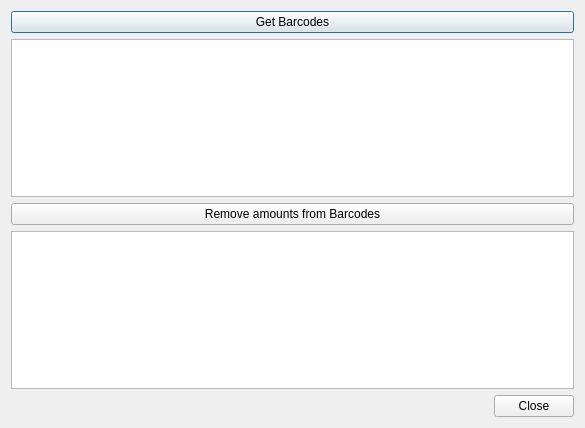
<?xml version="1.0" encoding="UTF-8"?>
<ui version="4.0">
 <class>BarcodeAmountRemover</class>
 <widget class="QDialog" name="BarcodeAmountRemover">
  <property name="geometry">
   <rect>
    <x>0</x>
    <y>0</y>
    <width>585</width>
    <height>428</height>
   </rect>
  </property>
  <property name="windowTitle">
   <string>Barcode amount remover</string>
  </property>
  <layout class="QGridLayout" name="gridLayout">
   <item row="1" column="1">
    <widget class="QTableView" name="tableView"/>
   </item>
   <item row="0" column="1">
    <widget class="QPushButton" name="getBarcodesButton">
     <property name="text">
      <string>Get Barcodes</string>
     </property>
    </widget>
   </item>
   <item row="2" column="1">
    <widget class="QPushButton" name="removeAmountButton">
     <property name="text">
      <string>Remove amounts from Barcodes</string>
     </property>
    </widget>
   </item>
   <item row="4" column="1">
    <widget class="QDialogButtonBox" name="buttonBox">
     <property name="orientation">
      <enum>Qt::Orientation::Horizontal</enum>
     </property>
     <property name="standardButtons">
      <set>QDialogButtonBox::StandardButton::Close</set>
     </property>
    </widget>
   </item>
   <item row="3" column="1">
    <widget class="QListWidget" name="messageList">
     <property name="enabled">
      <bool>true</bool>
     </property>
    </widget>
   </item>
  </layout>
 </widget>
 <resources/>
 <connections>
  <connection>
   <sender>buttonBox</sender>
   <signal>accepted()</signal>
   <receiver>BarcodeAmountRemover</receiver>
   <slot>accept()</slot>
   <hints>
    <hint type="sourcelabel">
     <x>248</x>
     <y>254</y>
    </hint>
    <hint type="destinationlabel">
     <x>157</x>
     <y>274</y>
    </hint>
   </hints>
  </connection>
  <connection>
   <sender>buttonBox</sender>
   <signal>rejected()</signal>
   <receiver>BarcodeAmountRemover</receiver>
   <slot>reject()</slot>
   <hints>
    <hint type="sourcelabel">
     <x>316</x>
     <y>260</y>
    </hint>
    <hint type="destinationlabel">
     <x>286</x>
     <y>274</y>
    </hint>
   </hints>
  </connection>
 </connections>
</ui>
